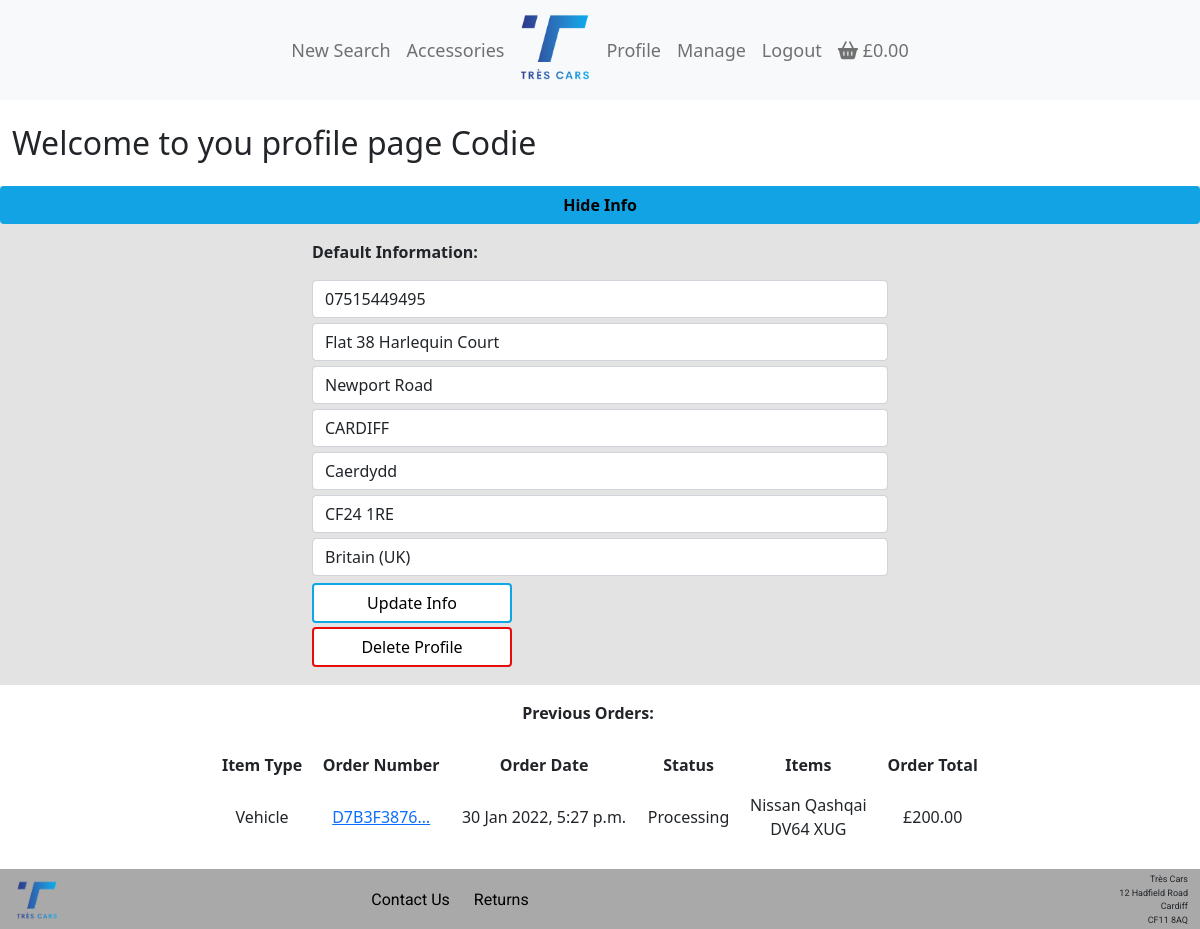
/profile/ (signed in), run on the app's committed database.
### profiles/models.py (models this page shows)
class UserProfile(models.Model):
    user = models.OneToOneField(User, on_delete=models.CASCADE)
    default_phone_number = models.CharField(
        max_length=20, null=False, blank=False)
    default_street_address1 = models.CharField(
        max_length=80, null=True, blank=True)
    default_street_address2 = models.CharField(
        max_length=80, null=True, blank=True)
    default_town_or_city = models.CharField(
        max_length=40, null=True, blank=True)
    default_county = models.CharField(
        max_length=80, null=True, blank=True)
    default_postcode = models.CharField(
        max_length=20, null=True, blank=True)
    default_country = CountryField(
        blank_label="Country", null=True, blank=True)
    def __str__(self):
        return self.user.username

### checkout/models.py (models this page shows, shortened)
class Order(models.Model):
    order_number = models.CharField(max_length=32, null=False, editable=False)
    order_type = models.CharField(
        max_length=15, null=False, blank=False, default="vehicle"
    )
    user_profile = models.ForeignKey(
        UserProfile,
        on_delete=models.SET_NULL,
        null=True,
        blank=True,
        related_name="orders",
    )
    full_name = models.CharField(max_length=50, null=False, blank=False)
    email = models.EmailField(max_length=254, null=False, blank=False)
    phone_number = models.CharField(max_length=20, null=True, blank=True)
    postcode = models.CharField(max_length=20, null=True, blank=True)
    town_or_city = models.CharField(max_length=40, null=False, blank=False)
    street_address1 = models.CharField(max_length=80, null=False, blank=False)
    street_address2 = models.CharField(max_length=80, null=True, blank=True)
    county = models.CharField(max_length=80, null=True, blank=True)
    country = CountryField(blank_label="Country *", null=False, blank=False)
    date = models.DateTimeField(auto_now_add=True)
    delivery_cost = models.DecimalField(
        max_digits=6, decimal_places=2, null=False, default=0
    )
    order_total = models.DecimalField(
        max_digits=10, decimal_places=2, null=False, default=0
    )
    grand_total = models.DecimalField(
        max_digits=10, decimal_places=2, null=False, default=0
    )
    original_bag = models.TextField(null=False, blank=False, default="")
    stripe_pid = models.CharField(
        max_length=254, null=False, blank=False, default="")
    status = models.CharField(max_length=80, null=True, blank=True,
                              choices=order_status, default="Processing")

class vehicle_order_line_item(models.Model):
    order = models.ForeignKey(
        Order,
        null=False,
        blank=False,
        on_delete=models.CASCADE,
        related_name="lineitems",
    )
    vehicle = models.ForeignKey(
        Vehicle, null=False, blank=False, on_delete=models.CASCADE
    )
    lineitem_total = models.DecimalField(
        max_digits=6, decimal_places=0, null=False, blank=False, editable=False
    )

### vehicles/models.py (models this page shows, shortened)
class Vehicle(models.Model):
    sku = models.CharField(max_length=9, null=False, blank=False)
    name = models.CharField(max_length=254, null=False, blank=False)
    registration = models.CharField(max_length=254, null=False, blank=False)
    make = models.CharField(max_length=50, null=False, blank=False)
    model = models.CharField(max_length=50, null=False, blank=False)
    trim = models.CharField(max_length=50, null=False, blank=False)
    colour = models.CharField(
        max_length=20, null=False, blank=False, choices=colour_choices
    )
    fuel = models.CharField(
        max_length=20, null=False, blank=False, choices=fuel_choices
    )
    engine_size = models.DecimalField(
        max_digits=2, decimal_places=1, null=False, blank=False
    )
    body_type = models.CharField(
        max_length=20, null=False, blank=False, choices=body_type_choices
    )
    gearbox = models.CharField(
        max_length=20, null=False, blank=False, choices=gearbox_choices
    )
    drivetrain = models.CharField(
        max_length=10, null=False, blank=False, choices=drivetrain_choices
    )
    seats = models.IntegerField(null=False, blank=False)
    description = models.TextField()
    price = models.IntegerField(null=False, blank=False, default=200)
    full_price = models.IntegerField(null=False, blank=False)
    mileage = models.IntegerField(null=False, blank=False)
    model_year = models.IntegerField(null=False, blank=False)
    doors = models.IntegerField(null=False, blank=False)
    type = models.CharField(
        max_length=9, null=False, blank=False, default="vehicle")
    available = models.CharField(
        max_length=9, null=False, blank=False, default="yes",
        choices=available_choices)

### profiles/views.py (the view, shortened to what this page needs)
# urls.py: path("", views.profile, name="profile"),
@login_required
def profile(request):
    request.session["vehicle_bag"] = {}
    user_profile = get_object_or_404(UserProfile, user=request.user)
    form = user_profile_form(instance=user_profile)
    orders = user_profile.orders.all()
    accessory_orders = user_profile.AccessoryOrders.all()
    template = "profiles/profile.html"
    context = {
        "profile": user_profile,
        "form": form,
        "orders": orders,
        "accessory_orders": accessory_orders,
        "on_profile": True,
    }
    return render(request, template, context)

### profiles/forms.py
class user_profile_form(forms.ModelForm):
    class Meta:
        model = UserProfile()
        exclude = ("user",)
    def __init__(self, *args, **kwargs):
        super().__init__(*args, **kwargs)
        placeholders = {
            "default_phone_number": "Phone Number",
            "default_postcode": "Postal Code",
            "default_town_or_city": "Town or City",
            "default_street_address1": "Street Address 1",
            "default_street_address2": "Street Address 2",
            "default_county": "County, State or Locality",
        }
        self.fields["default_phone_number"].widget.attrs["autofocus"] = True
        for field in self.fields:
            if field != "default_country":
                if self.fields[field].required:
                    placeholder = f"{placeholders[field]} *"
                else:
                    placeholder = placeholders[field]
                self.fields[field].widget.attrs["placeholder"] = placeholder
            self.fields[field].widget.attrs["class"] = "profile-form"
            self.fields[field].label = False

### bag/contexts.py (called while the page is built, shortened)
def vehicle_bag_contents(request):
    vehicle_bag_items = []
    total = 0
    item_count = 0
    vehicle_bag = request.session.get('vehicle_bag', {})
    delivery = 0
    grand_total = delivery + total
    context = {
        'vehicle_bag_items': vehicle_bag_items,
        'vehicle_total': total,
        'vehicle_item_count': item_count,
        'vehicle_grand_total': grand_total,
    }
    return context

def bag_contents(request):
    bag_items = []
    total = 0
    accessory_count = 0
    bag = request.session.get('bag', {})
    grand_total = total
    context = {
        'bag_items': bag_items,
        'total': total,
        'accessory_count': accessory_count,
        'grand_total': grand_total,
    }
    return context

### profiles/templates/profiles/profile.html (shortened to what this page needs)
{% extends "base.html" %}
{% load static %}
{% block extra_css %}
<link rel="stylesheet" href="{% static 'profiles/css/profile.css' %}">
{% endblock %}
{% block content %}
<div class="container-fluid">
    <div class="row">
        <div class="col-12">
            <h2 class="my-4">Welcome to you profile page {{ profile }}</h2>
        </div>
    </div>
    <div class="row profile-saved-info">
        <a id="hide-profile-info" class="btn btn-hide">Hide Info</a>
        <div class="mx-auto col-12 col-md-8 col-lg-6 my-3" id="profile-info">
            <p class="bold">Default Information:</p>
            <form action="{% url 'profile' %}" method="post">
                {{ form | crispy }}
                <button class="btn btn--blue-border btn--profile-info" type="submit">Update Info</button>
            </form>
            <form action="{% url 'profile' %}" method="post">
                <button class="btn btn--red-border btn--profile-info" id="delete-profile-info" type="submit">Delete
                    Profile</button>
            </form>
        </div>
    </div>
    <div class="row profile-previous-orders">
        <div class="row">
            <div class="mx-auto col-12 col-md-8 col-lg-8 mt-3 text-center">
                <p class="bold">Previous Orders:</p>
            </div>
        </div>
        <div class="mx-auto col-12 col-md-8 col-lg-8 my-1 ">
            <table class="d-none d-sm-table table table-lg table-borderless text-center align-middle">
                <thead>
                    <tr>
                        <th>Item Type</th>
                        <th>Order Number</th>
                        <th>Order Date</th>
                        <th>Status</th>
                        <th>Items</th>
                        <th>Order Total</th>
                    </tr>
                </thead>
                <tbody>
                    {% for order in orders %}
                    <tr>
                        <td>{{ order.order_type | capfirst }}</td>
                        <td>
                            <a href="{% url 'order_detail' order.order_number %}" title="{{ order.order_number }}">
                                {{ order.order_number | truncatechars:10 }}
                            </a>
                        </td>
                        <td>{{ order.date }}</td>
                        <td>{{ order.status }}</td>
                        {% for item in order.lineitems.all %}
                        {% if item.vehicle %}
                        <td>
                            {{ item.vehicle.make | capfirst}} {{ item.vehicle.model | capfirst }}
                            <br>
                            {{ item.vehicle.registration | upper }}
                        </td>
                        {% endif %}
                        {% endfor %}
                        <td>£{{ order.grand_total }}</td>
                    </tr>
                    {% endfor %}
                </tbody>
            </table>
        </div>
    </div>
</div>
{% endblock %}

### static/css/base.css (style rules this page uses)
* { border: 0; margin: 0; padding: 0; }
body { min-height: 100vh; display: flex; flex-direction: column; }
.bold { font-weight: bold; }
.btn-hide { background-color: #12a3e5; color: black; cursor: pointer; font-weight: bold; }
.btn--blue-border { background-color: white; border: 2px solid #0da7e8; color: black; width: fit-content; }
.btn--red-border { background-color: white; border: 2px solid #e80d0d; color: black; width: fit-content; }
.btn--profile-info { width: 200px; margin: 2px 0; }
select { color: black; background-color: white; }
.form-group { text-align: left; }

### profiles/static/profiles/css/profile.css (style rules this page uses)
.profile-saved-info { background-color: #e3e3e3; }
.profile-form { margin: 5px 0; }

### data on the page
UserProfile: user.username "Codie", default_phone_number "07515449495", default_street_address1 "Flat 38 Harlequin Court", default_street_address2 "Newport Road", default_town_or_city "CARDIFF", default_county "Caerdydd", default_postcode "CF24 1RE", default_country "Britain (UK)"
Order: order_type "Vehicle", order_number "D7B3F3876…", date "30 Jan 2022, 5:27 p.m.", status "Processing", grand_total "200.00"
vehicle_order_line_item: vehicle.make "Nissan", vehicle.model "Qashqai", vehicle.registration "DV64 XUG"
